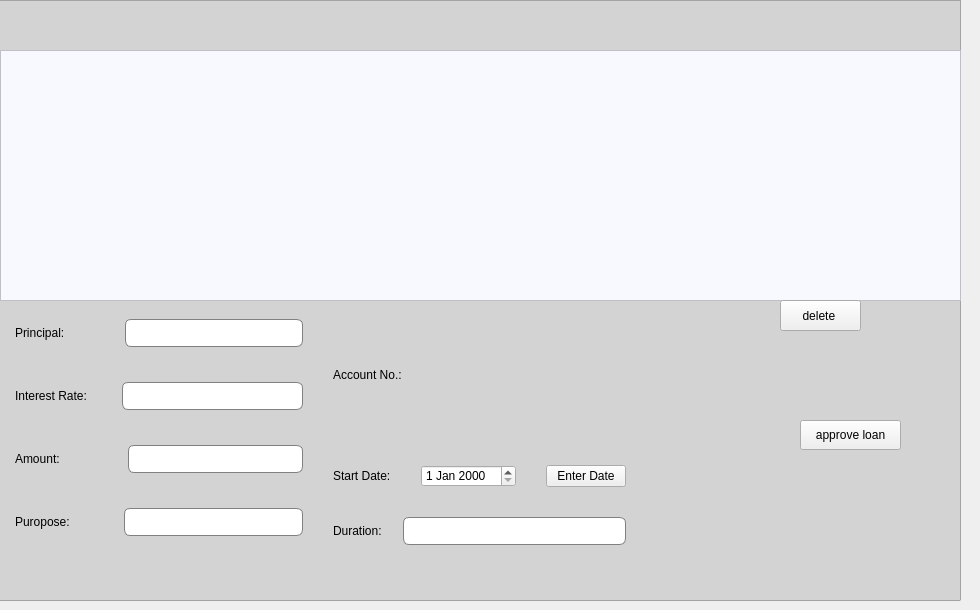
        <widget class="QWidget" name="tab_4">
         <attribute name="title">
          <string>Pending Loans</string>
         </attribute>
         <widget class="QFrame" name="frame_15">
          <property name="geometry">
           <rect>
            <x>-10</x>
            <y>0</y>
            <width>971</width>
            <height>601</height>
           </rect>
          </property>
          <property name="styleSheet">
           <string notr="true">QFrame{
background-color: lightgray;
}

QLineEdit{
	border: 1px solid gray;
	border-radius: 6px;
	padding: 5px 12px 5px 12px;
	font-family: helvetica;


}        

</string>
          </property>
          <property name="frameShape">
           <enum>QFrame::StyledPanel</enum>
          </property>
          <property name="frameShadow">
           <enum>QFrame::Raised</enum>
          </property>
          <widget class="QTableView" name="tableView_pend_loans">
           <property name="geometry">
            <rect>
             <x>10</x>
             <y>50</y>
             <width>961</width>
             <height>251</height>
            </rect>
           </property>
           <property name="styleSheet">
            <string notr="true">background-color: ghostwhite;</string>
           </property>
          </widget>
          <widget class="QPushButton" name="pushButton_del_tbl_4">
           <property name="geometry">
            <rect>
             <x>790</x>
             <y>300</y>
             <width>81</width>
             <height>31</height>
            </rect>
           </property>
           <property name="text">
            <string>delete </string>
           </property>
          </widget>
          <widget class="QPushButton" name="pushButton_upd8_tbl_3">
           <property name="geometry">
            <rect>
             <x>810</x>
             <y>420</y>
             <width>101</width>
             <height>30</height>
            </rect>
           </property>
           <property name="text">
            <string>approve loan</string>
           </property>
          </widget>
          <widget class="QWidget" name="layoutWidget">
           <property name="geometry">
            <rect>
             <x>25</x>
             <y>314</y>
             <width>611</width>
             <height>231</height>
            </rect>
           </property>
           <layout class="QHBoxLayout" name="horizontalLayout_61">
            <property name="spacing">
             <number>30</number>
            </property>
            <item>
             <layout class="QVBoxLayout" name="verticalLayout_19">
              <item>
               <layout class="QHBoxLayout" name="horizontalLayout_32">
                <property name="spacing">
                 <number>57</number>
                </property>
                <item>
                 <widget class="QLabel" name="label_15">
                  <property name="text">
                   <string>Principal: </string>
                  </property>
                 </widget>
                </item>
                <item>
                 <widget class="QLineEdit" name="lineEdit_principal"/>
                </item>
               </layout>
              </item>
              <item>
               <layout class="QHBoxLayout" name="horizontalLayout_103">
                <property name="spacing">
                 <number>35</number>
                </property>
                <item>
                 <widget class="QLabel" name="label_fname_7">
                  <property name="text">
                   <string>Interest Rate:</string>
                  </property>
                 </widget>
                </item>
                <item>
                 <widget class="QLineEdit" name="lineEdit_rInterest_2"/>
                </item>
               </layout>
              </item>
              <item>
               <layout class="QHBoxLayout" name="horizontalLayout_104">
                <property name="spacing">
                 <number>68</number>
                </property>
                <item>
                 <widget class="QLabel" name="label_gen_7">
                  <property name="text">
                   <string>Amount:</string>
                  </property>
                  <property name="alignment">
                   <set>Qt::AlignLeading|Qt::AlignLeft|Qt::AlignVCenter</set>
                  </property>
                  <property name="buddy">
                   <cstring>lineEdit_gender</cstring>
                  </property>
                 </widget>
                </item>
                <item>
                 <widget class="QLineEdit" name="lineEdit_amt"/>
                </item>
               </layout>
              </item>
              <item>
               <layout class="QHBoxLayout" name="horizontalLayout_105">
                <property name="spacing">
                 <number>54</number>
                </property>
                <item>
                 <widget class="QLabel" name="label_address_7">
                  <property name="text">
                   <string>Puropose:</string>
                  </property>
                  <property name="alignment">
                   <set>Qt::AlignLeading|Qt::AlignLeft|Qt::AlignVCenter</set>
                  </property>
                  <property name="buddy">
                   <cstring>lineEdit_address</cstring>
                  </property>
                 </widget>
                </item>
                <item>
                 <widget class="QLineEdit" name="lineEdit_purpose_2"/>
                </item>
               </layout>
              </item>
             </layout>
            </item>
            <item>
             <layout class="QVBoxLayout" name="verticalLayout_5">
              <item>
               <layout class="QHBoxLayout" name="horizontalLayout_99">
                <property name="spacing">
                 <number>55</number>
                </property>
                <item>
                 <widget class="QLabel" name="label_accn_7">
                  <property name="styleSheet">
                   <string notr="true">padding-bottom:0;</string>
                  </property>
                  <property name="text">
                   <string>Account No.:</string>
                  </property>
                 </widget>
                </item>
                <item>
                 <widget class="QLabel" name="label_accn_tbl_4">
                  <property name="text">
                   <string/>
                  </property>
                 </widget>
                </item>
               </layout>
              </item>
              <item>
               <layout class="QHBoxLayout" name="horizontalLayout_60">
                <item>
                 <widget class="QLabel" name="label_nationality_7">
                  <property name="text">
                   <string>Start Date:</string>
                  </property>
                  <property name="buddy">
                   <cstring>lineEdit_nationality</cstring>
                  </property>
                 </widget>
                </item>
                <item>
                 <layout class="QHBoxLayout" name="horizontalLayout_57">
                  <item>
                   <widget class="QDateEdit" name="dateEdit_strtDate"/>
                  </item>
                  <item>
                   <widget class="QPushButton" name="pushButton_22">
                    <property name="text">
                     <string>Enter Date</string>
                    </property>
                   </widget>
                  </item>
                 </layout>
                </item>
               </layout>
              </item>
              <item>
               <layout class="QHBoxLayout" name="horizontalLayout_101">
                <property name="spacing">
                 <number>21</number>
                </property>
                <item>
                 <widget class="QLabel" name="label_dob_7">
                  <property name="text">
                   <string>Duration:</string>
                  </property>
                  <property name="buddy">
                   <cstring>lineEdit_dob</cstring>
                  </property>
                 </widget>
                </item>
                <item>
                 <widget class="QLineEdit" name="lineEdit_duration"/>
                </item>
               </layout>
              </item>
             </layout>
            </item>
           </layout>
          </widget>
         </widget>
        </widget>
